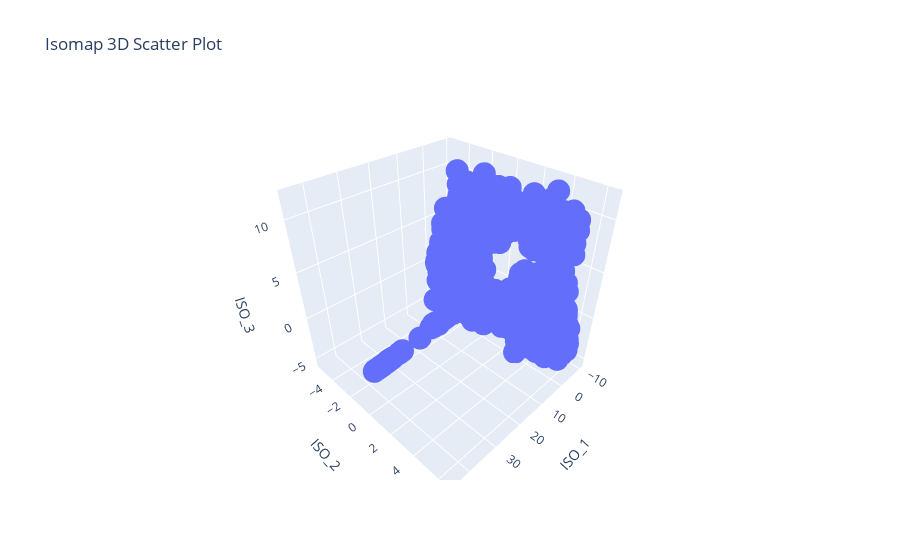

Notebook code for this chart:
### Code cell
# 3d scatterplot for first 3 components

fig = go.Figure(data=[go.Scatter3d(
    x=df_isomap['ISO_1'],
    y=df_isomap['ISO_2'],
    z=df_isomap['ISO_3'],
    mode='markers'
)])

fig.update_layout(scene=dict(xaxis_title='ISO_1', yaxis_title='ISO_2', zaxis_title='ISO_3'),
                  title='Isomap 3D Scatter Plot')

fig.show()

### Figure 1 — Plotly figure (JSON) as saved in the notebook; plotly's stock layout.template omitted (floating-point values rounded to 4 significant figures; data arrays with more than 128 entries replaced by an {"elided": "..."} marker saying what was removed)
{"data": [{"mode": "markers", "type": "scatter3d", "x": {"elided": "3031 float values"}, "y": {"elided": "3031 float values"}, "z": {"elided": "3031 float values"}}], "layout": {"scene": {"xaxis": {"title": {"text": "ISO_1"}}, "yaxis": {"title": {"text": "ISO_2"}}, "zaxis": {"title": {"text": "ISO_3"}}}, "title": {"text": "Isomap 3D Scatter Plot"}}}
